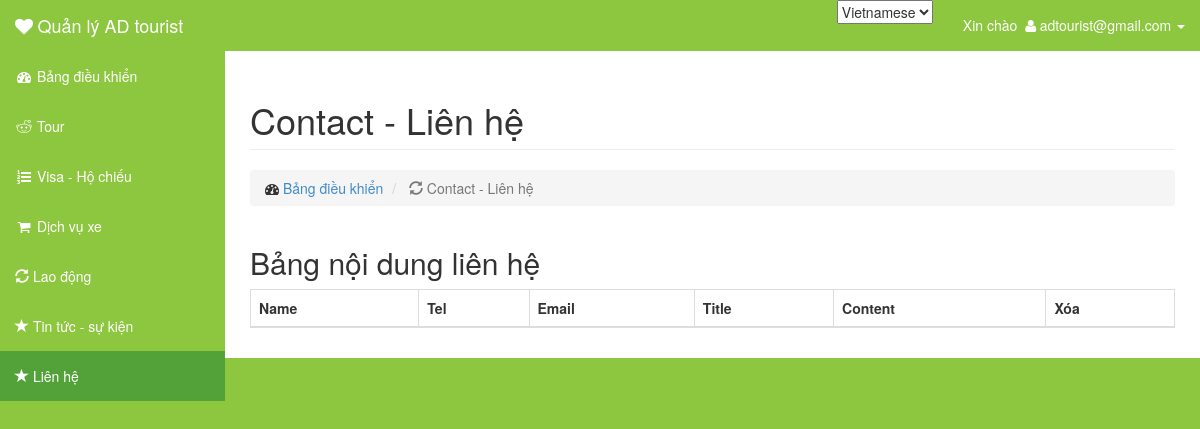
/admin/index.php?controller=contact&lang=vi (signed in), run on an earlier commit of the app's database.
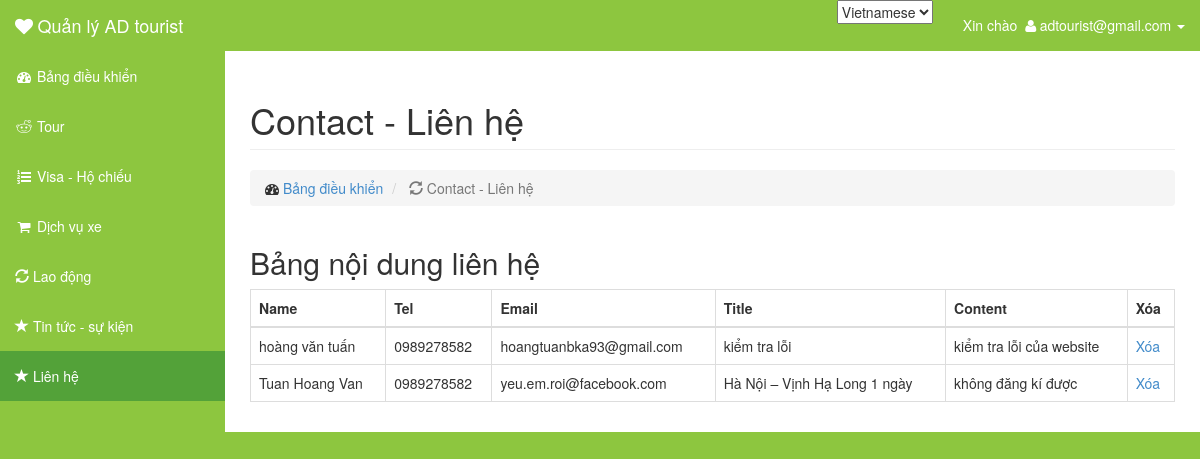
And on a later commit of the database.
### tables this page shows
CREATE TABLE IF NOT EXISTS `contact` (
  `name` varchar(30) NOT NULL,
  `tel` varchar(11) NOT NULL,
  `email` varchar(50) NOT NULL,
  `title` varchar(30) NOT NULL,
  `content` text NOT NULL,
  PRIMARY KEY (`email`)
);

### admin/controller/contact/index.php (called while the page is built, shortened)
<?php
	$lang = get_lang();
  $active='contact';
   $products = get_all('contact');
   require('view/contact/index.php');
   ?>

### admin/library/function.php (called while the page is built, shortened)
<?php
function get_lang(){
	if(isset($_GET['lang']) &&  $_GET['lang'] == 'en'){
		return 'en';
	}
	else return 'vi';
}
 ?>

### admin/model/database.php (called while the page is built, shortened)
<?php
function get_all($table,$select = '*'){
	$sql = "SELECT $select FROM $table";
	$query = mysql_query($sql) or die(mysql_error());
	$data = array();
	if(mysql_num_rows($query) > 0)
	{
		while($row = mysql_fetch_assoc($query))
			$data[] = $row;
	}
	return $data;
}
?>

### admin/view/contact/index.php (the view, shortened to what this page needs)
<?php require('template/header.php'); ?>
<div id="wrapper">
    <div id="page-wrapper">
        <div class="container-fluid">
            <div class="row">
                <div class="col-lg-12">
                    <h1 class="page-header">Contact - Liên hệ</h1>
                    <ol class="breadcrumb">
                        <li>
                            <i class="fa fa-dashboard"></i>  <a href="index.php?controller=dashboard&amp;lang=<?php echo $lang ?>">Bảng điều khiển</a>
                        </li>
                        <li class="active">
                            <i class="glyphicon glyphicon-refresh"></i> Contact - Liên hệ
                        </li>
                    </ol>
                </div>
            </div>
            <div class="row">
                <div class="col-lg-12">
                    <h2>Bảng nội dung liên hệ</h2>
                    <div class="table-responsive">
                        <table class="table table-bordered table-hover">
                            <thead>
                                <tr>
                                    <th>Name</th>
                                    <th>Tel</th>
                                    <th>Email</th>
                                    <th>Title</th>
                                    <th>Content</th>
                                    <th>Xóa</th>
                                </tr>
                            </thead>
                            <tbody>
                                <?php if($products!=null): ?>
                                <?php  foreach($products as $key => $value): ?>
                                <tr>
                                    <td><?php echo $value['name'];?></td>
                                    <td><?php echo $value['tel'];?></td>
                                    <td><?php echo $value['email'];?></td>
                                    <td><?php echo $value['title'];?></td>
                                    <td><?php echo $value['content'];?></td>
                                    <td><a href="index.php?controller=contact&amp;delete=<?php echo $value['email'];?>&amp;lang=<?php echo $lang ?>">Xóa</a></td>
                                </tr>
                                <?php endforeach ?>
                                <?php endif ?>
                            </tbody>
                        </table>
                    </div>
                </div>
            </div>
        </div>
    </div>
</div>

### admin/index.php (shortened to what this page needs)
<!DOCTYPE html>
<?php require_once('library/function.php'); ?>
<?php require_once('model/database.php'); ?>
<?php
if(isset($_SESSION['email']) && isset($_SESSION['password'])){
	if(isset($_GET['controller'])) $controller = $_GET['controller'];
	else $controller = 'sign';
	if(isset($_GET['action'])) $action = $_GET['action'];
	else $action = 'index';
}
	else{
		$controller = 'sign';
		$action = 'index';
	}
$file = 'controller/'.$controller.'/'.$action.'.php';
if(file_exists($file))
    require($file);
else
    show_404();
 ?>

### admin/template/header.php (shortened to what this page needs)
<head>
    <link href="asset/css/bootstrap.min.css" rel="stylesheet">
    <link href="asset/css/sb-admin.css" rel="stylesheet">
    <link href="asset/css/plugins/morris.css" rel="stylesheet">
    <link href="asset/font-awesome-4.1.0/css/font-awesome.min.css" rel="stylesheet" type="text/css">
</head>
    <div id="wrapper">
        <nav class="navbar navbar-inverse navbar-fixed-top" role="navigation">
            <div class="navbar-header">
                <a class="navbar-brand" href="index.php?controller=dashboard"><i class="fa fa-heart">&nbsp;</i>Quản lý AD tourist</a>
            </div>
            <ul class="nav navbar-right top-nav">
                <li class="dropdown">
                    <a href="#" class="dropdown-toggle" data-toggle="dropdown">Xin chào &nbsp;<i class="fa fa-user">&nbsp;</i><?php echo $_SESSION['email'] ;?> <b class="caret"></b></a>
                </li>
            </ul>
            <select class="pull-right language" onchange="window.location = this.value">
                    <option <?php if(isset($_GET['lang']) && $_GET['lang'] == 'vi') echo 'selected' ?> value="index.php?controller=language&amp;lang=vi">Vietnamese</option>
                </select>
            <div class="collapse navbar-collapse navbar-ex1-collapse">
                <ul class="nav navbar-nav side-nav">
                    <li <?php if($active=='Dashboard') echo 'class="active"';?>>
                        <a href="index.php?controller=dashboard&amp;lang=<?php echo $lang ?>"><i class="fa fa-fw fa-dashboard"></i> Bảng điều khiển</a>
                    </li>
                    <li  <?php if ($active=='tour') {echo 'class="active"';}?> >
                        <a href="index.php?controller=tour&amp;lang=<?php echo $lang ?>"><i class="fa fa-fw fa-reddit"></i> Tour</a>
                    </li>
                    <li <?php if ($active=='visa') {echo 'class="active"';}?>>
                        <a href="index.php?controller=visa&amp;lang=<?php echo $lang ?>"><i class="fa fa-fw fa-list-ol"></i> Visa - Hộ chiếu</a>
                    </li>
                    <li <?php if ($active=='car') {echo 'class="active"';}?>>
                        <a href="#"><i class="fa fa-fw fa-shopping-cart"></i> Dịch vụ xe</a>
                    </li>
                    <li <?php if ($active=='labor') {echo 'class="active"';}?>>
                        <a href="#"><i class="glyphicon glyphicon-refresh"></i> Lao động</a>
                    </li>
                    <li <?php if ($active=='news') {echo 'class="active"';}?>>
                        <a href="#"><i class="glyphicon glyphicon-star"></i> Tin tức - sự kiện</a>
                    </li>
                    <li <?php if ($active=='contact') {echo 'class="active"';}?>>
                        <a href="index.php?controller=contact&amp;lang=<?php echo $lang ?>"><i class="glyphicon glyphicon-star"></i> Liên hệ</a>
                    </li>
                </ul>
            </div>
        </nav>
    </div>

### admin/asset/css/sb-admin.css (style rules this page uses)
#wrapper { padding-left: 0; }
#page-wrapper { width: 100%; padding: 0; background-color: #fff; }
@media (min-width:768px) { #wrapper { padding-left: 225px; } }
@media (min-width:768px) { #page-wrapper { padding: 10px; } }
.top-nav { padding: 0 15px; }
.top-nav>li { display: inline-block; float: left; }
.top-nav>li>a { padding-top: 15px; padding-bottom: 15px; line-height: 20px; color: white; }
@media (min-width:768px) { .side-nav { position: fixed; top: 51px; left: 225px; width: 225px; margin-left: -225px; border: none; border-radius: 0; overflow-y: auto; background-color: #8dc63f; } }
@media (min-width:768px) { .side-nav>li>a { width: 225px; } }

What changed in the data, as far as the page shows it:
added contact: name "hoàng văn tuấn", tel "0989278582", email "hoangtuanbka93@gmail.com", title "kiểm tra lỗi", content "kiểm tra lỗi của website"
added contact: name "Tuan Hoang Van", tel "0989278582", email "yeu.em.roi@facebook.com", title "Hà Nội – Vịnh Hạ Long 1 ngày", content "không đăng kí được"
